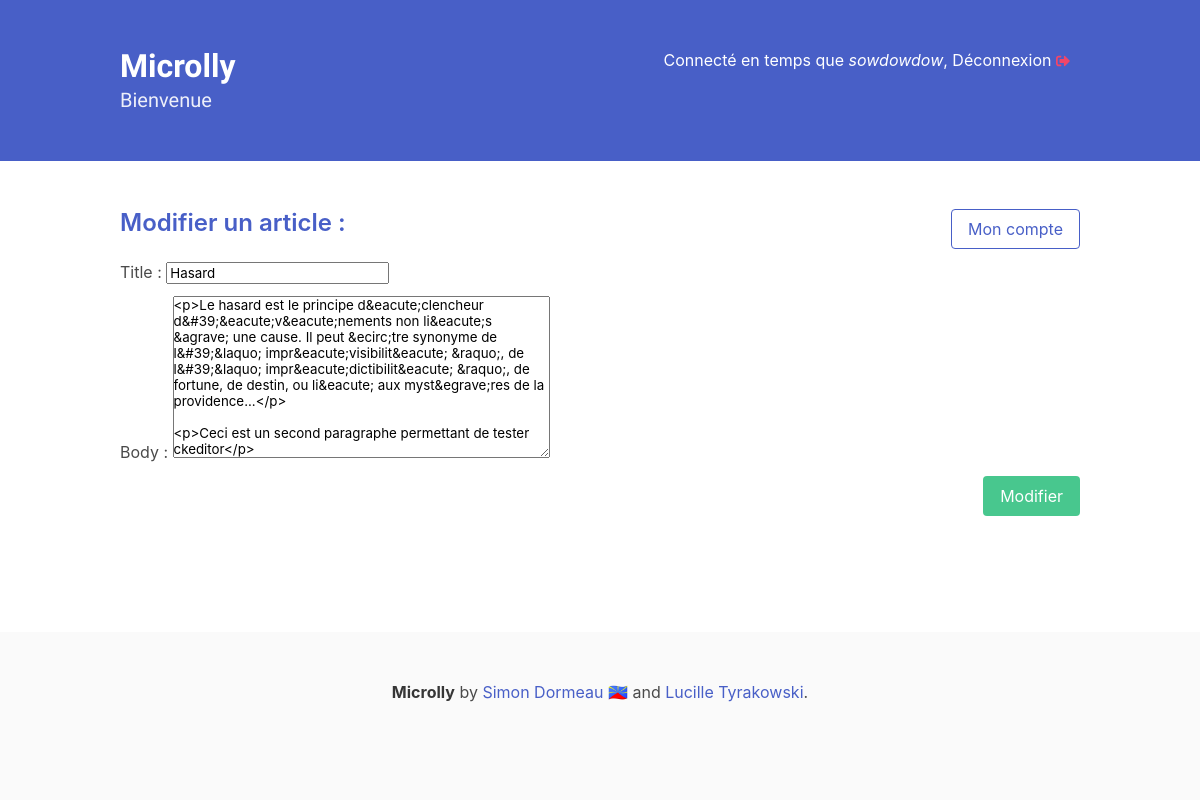
Page /edit-post/15/ (signed in) on the committed database.
### Microlly/models.py (models this page shows, shortened)
class Post(models.Model):
    title = models.CharField(max_length=150)
    body = RichTextField()
    author = models.ForeignKey(User, on_delete=models.CASCADE)
    creation_date = models.DateField(auto_now_add=True)
    update_date = models.DateField(auto_now=True)
    class Meta:
        ordering = ("-id",)
        verbose_name = "Publication"
        verbose_name_plural = "Publications"

### Microlly/views.py (the view, shortened to what this page needs)
# urls.py: path("edit-post/<int:id>/", views.editPost, name="edit_post"),
@login_required
def editPost(request, id):
    post = get_object_or_404(Post, pk=id)
    if post.author != request.user:
        raise PermissionDenied
    form = forms.PostEditForm(instance=post)
    return render(request, "edit_post.html", {"form": form})

### Microlly/forms.py
class PostEditForm(forms.ModelForm):
    class Meta:
        model = models.Post
        fields = ["id", "title", "body"]

### Microlly/templates/edit_post.html
{% extends 'base.html' %}
{% block body %}
<h1 class="title is-4 has-text-link">Modifier un article :</h1>
<form method="post">
    {% include "form_snippet.html" %}
    <input class="button is-success is-pulled-right" type="submit" value="Modifier">
</form>
{% endblock body %}

### Microlly/templates/base.html
<!DOCTYPE html>
<html>
<head>
    {% include "head.html" %}
</head>
<header>
    <section class="hero is-link">
        <div class="hero-body">
            <div class="container">
                {% if user.is_authenticated %}
                <div class="is-pulled-right">Connecté en temps que
                    <i>{{ user.username }}</i>,
                    <a href="{% url 'Microlly:logout' %}">
                        Déconnexion
                        <span class="icon has-text-danger">
                            <i class="fas fa-sm fa-sign-out-alt"></i>
                        </span></a>
                </div>
                {% else %}
                <a href="{% url 'Microlly:login' %}" class="is-pulled-right">Se connecter</a>
                {% endif %}
                <h1 class="title" clas="is-overlay">
                    <a href="{% url 'Microlly:index' %}" class="microlly">Microlly</a>
                </h1>
                <h2 class="subtitle microlly">
                    Bienvenue
                </h2>
            </div>
        </div>
    </section>
</header>
<body>
    <main>
        <section class="section wrapper">
            <div class="container">
                {% if user.is_authenticated and not isaccountview%}
                <a href="{% url 'Microlly:account' %}" class="button is-link is-outlined is-pulled-right">Mon compte</a>
                {% endif %} {% block body %} {% endblock body %}
            </div>
        </section>
    </main>
    <footer class="footer">
        <div class="content has-text-centered">
            <p>
                <strong>Microlly</strong> by
                <a href="https://simondormeau.fr" target="_blank">Simon Dormeau 🇷🇪 </a> and
                <a href="https://www.flickr.com/photos/biayo/3683976815" target="_blank">Lucille Tyrakowski</a>.
            </p>
        </div>
    </footer>
</body>
</html>

### Microlly/templates/form_snippet.html (shortened to what this page needs)
{% for field in form %}
    <div class="field">
        {{ field.label_tag }}
        {{ field }}
    </div>
{% endfor %}

### Microlly/static/base.css (style rules this page uses)
body { display: flex; min-height: 100vh; flex-direction: column; }
main { flex: 1; transition: all 1s ease-out; }
.icon { display: inline-block; }
.microlly { font-family: 'Gruppo', cursive; }

### rows in the picture
Post: form "Hasard" "<p>Le hasard est le principe d&eacute;clencheur d&#39;&eacute;v&eacute;nements non li&eacute;s &agrave; une cause. Il peut &ecirc;tre synonyme de l&#39;&laquo; impr&eacute;visibilit&eacute; &raquo;, de l&#39;&laquo; impr&eacute;dictibilit&eacute; &raquo;, de fortune, de destin, ou li&eacute; aux myst&egrave;res de la providence...</p> <p>Ceci est un second paragraphe permettant de tester ckeditor</p>"

### other values in the picture
{{ user.username }} "sowdowdow"
{{ field.label_tag }} "Title :" "Body :"
